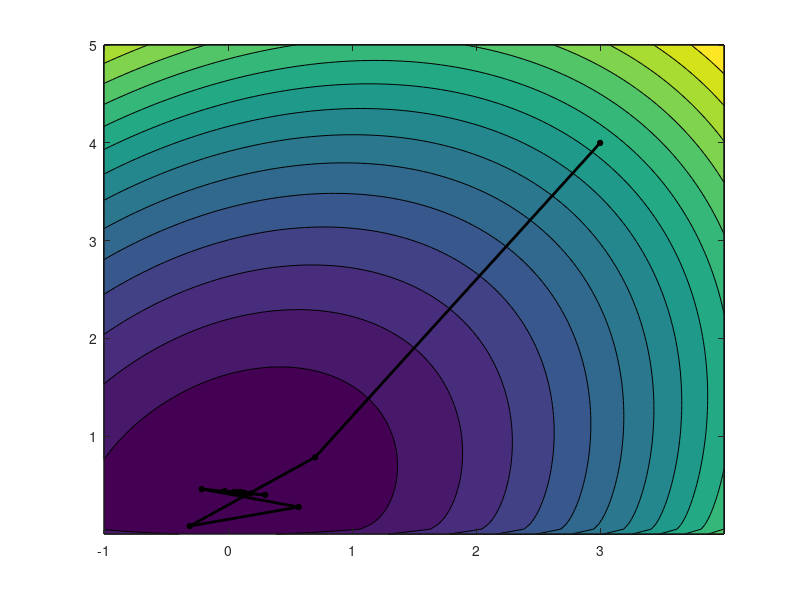

This chart was generated by the following MATLAB code:
N=100;
f=zeros(N,N);
X=zeros(N,N);
Y=zeros(N,N);

ff=@(x,y) 4*x^2-2*x*y+3*y^2-log(y)+exp(x-3);
gf=@(x,y) [8*x-2*y+exp(x-3);-2*x+6*y-1/y]; 
Hf=@(x,y) [8+exp(x-3), -2; -2, 6+1/(y^2)];

for j=1:N
    for k=1:N
        x=[5*(j-1)/(N-1)-1.001;5*(k-1)/(N-1)+0.001];
        X(j,k)=x(1);
        Y(j,k)=x(2);
    end
end
F=4*X.^2-2*X.*Y+3*Y.^2-log(Y)+exp(X-3);
contourf(X,Y,F,15)

x0=[3;4];
hold on;
plot(x0(1),x0(2),'ok','MarkerFaceColor','k','MarkerSize',4)
w=0.8;
c=0.01;
for j=1:100
    %spk=-gf(x0(1),x0(2));
    %npk=-(inv(Hf(x0(1),x0(2)))*gf(x0(1),x0(2)));
    pk=-(inv(Hf(x0(1),x0(2)))*gf(x0(1),x0(2)));
    alpha=5;
    while x0(2)+alpha*pk(2)<=0
        alpha=alpha*w;
    end
    nf=ff(x0(1)+alpha*pk(1),x0(2)+alpha*pk(2));
    dd=gf(x0(1),x0(2))'*pk;
    while (nf>ff(x0(1),x0(2))+c*dd*alpha)
        alpha=alpha*w;
        nf=ff(x0(1)+alpha*pk(1),x0(2)+alpha*pk(2));
    end
    Hf
    nf
    x1=x0+alpha*pk
    plot(x1(1),x1(2),'ok','MarkerFaceColor','k','MarkerSize',4)
    plot([x0(1);x1(1)],[x0(2);x1(2)],'k','LineWidth',2)
    x0=x1;
    pause
end